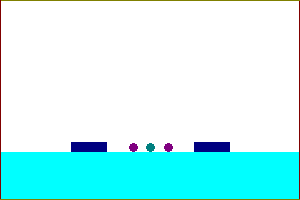
#> input picture Code/Version 1.5.3/test_structure_3.bmp, 300 x 200 px
$ python im_read_test.py
#> lines starting #> are read from the running program, lines starting #| are printed output that depends on the picture
### Code/Version 1.5.3/image_structure_read.py
#!/usr/bin/env python3
# -*- coding: utf-8 -*-
"""
Created on Wed Mar  9 13:13:04 2022

@author: Mohammad Asif Zaman


A program to read an image file (pixel art) and convert it to a numpy matrix


*** All output indices are with respect to unravel meshgrid variables

"""


from __future__ import print_function

import time
import math
import numpy as np
import pylab as py
from PIL import Image
import scipy.sparse as sp                 # import sparse matrix library
from scipy.sparse.linalg import spsolve

py.rcParams.update({'font.size': 20})


def im_str_read(im_file_name = "test_structure_3.bmp"):


#> called with im_file_name = 'test_structure_3.bmp'
    im = Image.open(im_file_name)
#> im is the input picture: PIL image 300x200 P; mean R, G, B 189.8, 248.3, 248.9

    #==============================================================================
    # Define independent variables
    # Nx =  No. of grid points along x direction
    # Ny = No. of grid points along y direction

    Nx,Ny = im.size
#> Nx = 300; Ny = 200

    x = np.linspace(-3,3,Nx)        # x variables in 1D
#> x = 300 values from -3 to 3
    y = np.linspace(-3,3,Ny)        # y variable in 1D
#> y = 200 values from -3 to 3

    # Note that the ranges of x and y are completely arbitrary here. These are local
    # dummy variables here. It's the indices that are important. The indices will
    # be the same for any range of x and y as long as Nx and Ny have the same
    # value.

    #==============================================================================

    #//////////////////////////////////////////////////////////////////////////////
    #//////////////////////////////////////////////////////////////////////////////
    #//////////////////////////////////////////////////////////////////////////////

    #==============================================================================


    X,Y = np.meshgrid(x,y)          # 2D meshgrid
    # 1D indexing
    Xu = X.ravel()                  # Unravel 2D meshgrid to 1D array
    Yu = Y.ravel()

    #==============================================================================

    # *******
    # We are considering 16 color bmp image. So, color values range from 0 to 15
    # For color values less than boundary_region_color_threshold, we consider the
    # region to be a boundary region. If the color value is larger than that, we
    # consider that a solution region. Note that there might be multiple solution region
    # depending on how many color values above boundary_region_color_threshold we have
    # used. These distinct solution regions can be used to define source functions
    # that vary depending on the region.


    boundary_region_color_threshold = 10
    # *******
    #==============================================================================


    strct_map = np.flipud(np.array(im))   # Read the image value. The flipud is necessary to match orientation.
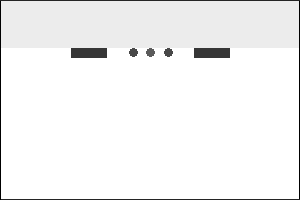
#> strct_map: shape (200, 300); min 1, max 15, mean 14.39; drawn with min black and max white


    strct_map_u = strct_map.ravel()

    regions = np.unique(strct_map_u)
#> regions = [1, 3, 4, 5, 6, 14, 15]
    n_regions = np.size(regions)
#> n_regions = 7
    print('Number of regions identified = %d ' % (n_regions) )
#| Number of regions identified = 7


    # Boundary regions
    # b_regions_indices = []
    b_regions_indices_u = []
    b_regions_size = []

    # Other regions
    # o_regions_indices = []
    o_regions_indices_u = []
    o_regions_size = []


    counter_b = 0
    counter_o = 0


    for m in range(n_regions):

        ind_temp = np.where(strct_map==regions[m])
        ind_u_temp = np.squeeze(np.where(strct_map_u==regions[m]))

        if regions[m] <= boundary_region_color_threshold:  # boundary region
            # b_regions_indices.append(ind_temp)
            b_regions_size.append(len(ind_u_temp))
            b_regions_indices_u.append(ind_u_temp)

        else:
            # o_regions_indices.append(ind_temp)
            o_regions_size.append(len(ind_u_temp))
            o_regions_indices_u.append(ind_u_temp)
#> this loop made 7 passes
#> ind_temp on passes 1 to 7: 397 positions, rows 1 to 199, columns 0 to 299, 599 positions, rows 0 to 199, columns 0 to 299, 720 positions, rows 48 to 57, columns 71 to 229, 122 positions, rows 48 to 56, columns 129 to 172, 61 positions, rows 48 to 56, columns 146 to 154, 14006 positions, rows 1 to 47, columns 1 to 298, 44095 positions, rows 48 to 198, columns 1 to 298
#> after the loop, b_regions_indices_u = 5 items; b_regions_size = [397, 599, 720, 122, 61]; o_regions_indices_u = 2 items; o_regions_size = [14006, 44095]


    # Note that we read all the non-boundary indices distinctly. This would be useful in future if we want to define a complex
    # source function with different value in different non-boundary regions.


    n_b_regions = len(b_regions_size)
#> n_b_regions = 5
    n_o_regions = len(o_regions_size)
#> n_o_regions = 2
    print('Number of boundary regions = %d ' % (n_b_regions) )
#| Number of boundary regions = 5

    # [10 lines of commented-out code are left out]

    return Nx,Ny, b_regions_indices_u, o_regions_indices_u

    # my_scatter(X[ind_boundary2], Y[ind_boundary2],'b','')


### Code/Version 1.5.3/utilities_definition.py
#!/usr/bin/env python3
# -*- coding: utf-8 -*-
"""
Created on Fri May  6 12:07:40 2022

@author: Mohammad Asif Zaman
"""


from __future__ import print_function


import numpy as np
import pylab as py


# Defining custom plotting functions
# [14 lines left out: function my_contourf, not called in this run]


def my_scatter(x,y,clr,ttl='',msize = 2):
    py.plot(x,y,'.',markersize=msize,color=clr)
    py.xlabel(r'$x$',fontsize=26); py.ylabel(r'$y$',fontsize = 26); py.title(ttl)
    return 0


# [17 lines left out: function color_distinct, not called in this run]

### Code/Version 1.5.3/im_read_test.py
#!/usr/bin/env python3
# -*- coding: utf-8 -*-
"""
Created on Fri May  6 21:55:34 2022

@author: asif
"""

from __future__ import print_function

import time
import math
import numpy as np
import pylab as py
from PIL import Image
import scipy.sparse as sp                 # import sparse matrix library
from scipy.sparse.linalg import spsolve

py.rcParams.update({'font.size': 20})


from image_structure_read import im_str_read
from utilities_definition import my_contourf, my_scatter, color_distinct


Nx,Ny,b_regions_indices, o_regions_indices = im_str_read('test_structure_3.bmp')
#> Nx = 300; Ny = 200; b_regions_indices = 5 items; o_regions_indices = 2 items

x = np.linspace(-3,3,Nx)        # x variables in 1D
#> x = 300 values from -3 to 3
y = np.linspace(-3,3,Ny)        # y variable in 1D
#> y = 200 values from -3 to 3


X,Y = np.meshgrid(x,y)          # 2D meshgrid
# 1D indexing
Xu = X.ravel()                  # Unravel 2D meshgrid to 1D array
Yu = Y.ravel()


# my_scatter(Xu,Yu,'k','Solution grid')
# clr_set = ['#eaeee0','#ce9c9d','#adb5be','#57838d','#80adbc','#b4c9c7','#dadadc','#f3bfb3','#ccadb2','#445a67']
clr_set = ['r','k','b','g','#80adbc','#b4c9c7','#dadadc','#f3bfb3','#ccadb2','#445a67']

for m in range(len(b_regions_indices)):
    ind1 = b_regions_indices[m]
    clr = clr_set[m]


    my_scatter(Xu[ind1], Yu[ind1],clr,'Boundary regions')
#> this loop made 5 passes
#> clr on passes 1 to 5: 'r', 'k', 'b', 'g', '#80adbc'
#> `#     my_scatter(Xu[ind1], Yu[ind1],clr,'Boundary regions')`:
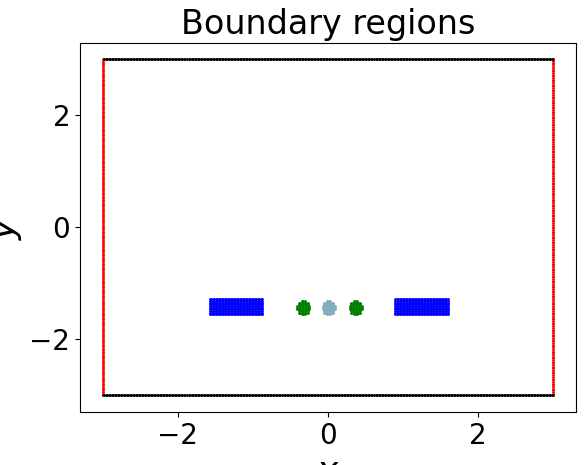
#> figure drawn by matplotlib, 1 panel


# [6 lines of commented-out code are left out]
